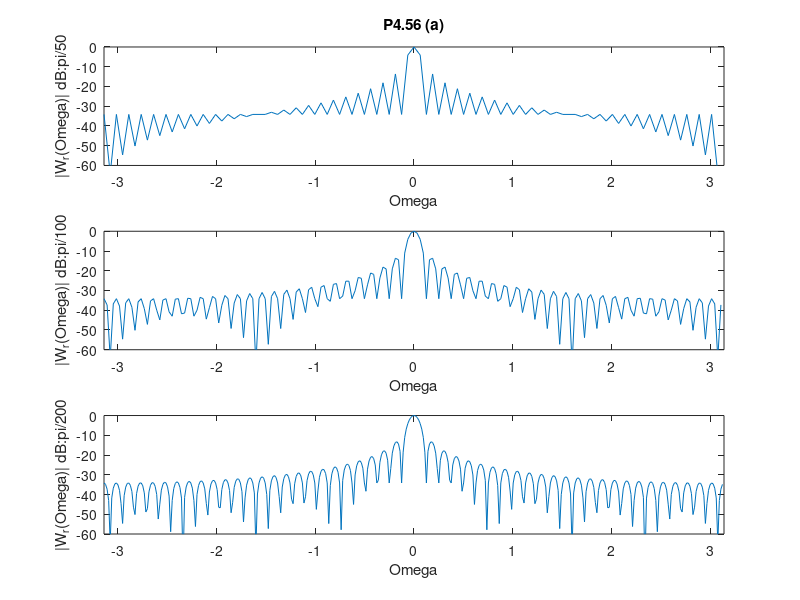
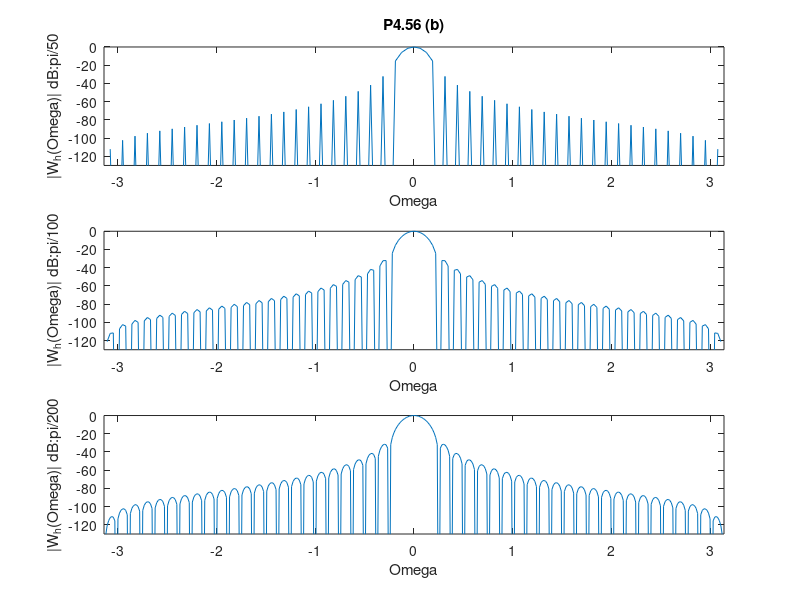
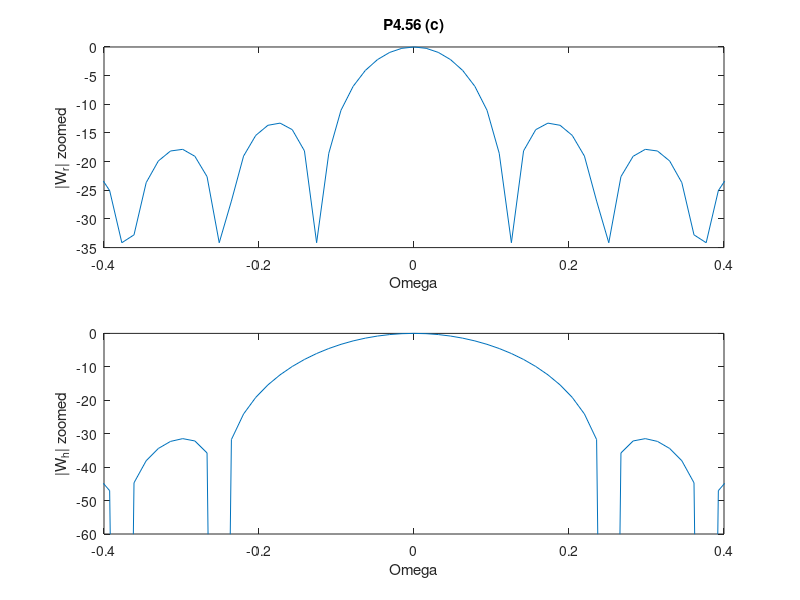
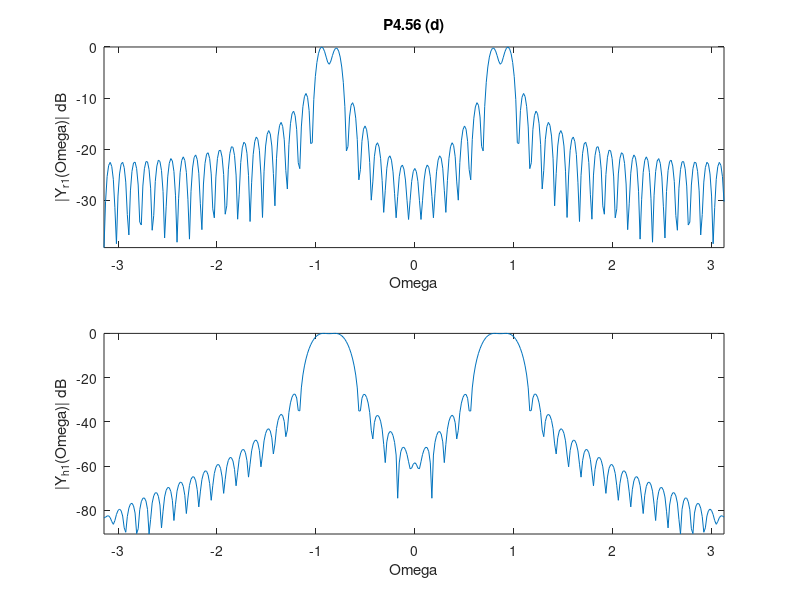

Reproduce these figures in MATLAB, in order.
 %% PROBLEM 4.56 : 
 %% ============== 

 %% Note : All dB plots are normalized with respect to the absolute maximum. 

 %% Part (a) : Rectangular window : 
 %% =============================== 
 clc
 close all
 clear all
 
 M=50; 
 wr=ones(1,M+1); 

 % Interval pi/50 : 
 Omega=[-pi:pi/50:pi-pi/50]; 
 Wr=fftshift(fft(wr,100)); 

 figure(1) 
 subplot(3,1,1) 
 plot(Omega,20*log10(abs(Wr)/max(abs(Wr)))),title('P4.56 (a)') 
 xlabel('Omega'),ylabel('|W_r(Omega)| dB:pi/50'),axis([-pi pi -60 0]) 

 % Interval pi/100 : 
 Omega=[-pi:pi/100:pi-pi/100]; 
 Wr=fftshift(fft(wr,200)); 

 subplot(3,1,2) 
 plot(Omega,20*log10(abs(Wr)/max(abs(Wr)))) 
 xlabel('Omega'),ylabel('|W_r(Omega)| dB:pi/100'),axis([-pi pi -60 0]) 

 % Interval pi/200 : 
 Omega=[-pi:pi/200:pi-pi/200]; 
 Wr=fftshift(fft(wr,400)); 

 subplot(3,1,3) 
 plot(Omega,20*log10(abs(Wr)/max(abs(Wr)))) 
 xlabel('Omega'),ylabel('|W_r(Omega)| dB:pi/200'),axis([-pi pi -60 0]) 

 print P4_56_1.eps 


 %% Part (b) : Hanning window : 
 %% =========================== 
 M=50; 
 wh=0.5-0.5*cos(2*pi*[0:M]/M); 

 % Interval pi/50 : 
 Omega=[-pi:pi/50:pi-pi/50]; 
 Wh=fftshift(fft(wh,100)); 

 figure(2) 
 subplot(3,1,1) 
 plot(Omega,20*log10(abs(Wh)/max(abs(Wh)))),title('P4.56 (b)') 
 xlabel('Omega'),ylabel('|W_h(Omega)| dB:pi/50'),axis([-pi pi -130 0]) 

 % Interval pi/100 : 
 Omega=[-pi:pi/100:pi-pi/100]; 
 Wh=fftshift(fft(wh,200)); 

 subplot(3,1,2) 
 plot(Omega,20*log10(abs(Wh)/max(abs(Wh)))) 
 xlabel('Omega'),ylabel('|W_h(Omega)| dB:pi/100'),axis([-pi pi -130 0]) 

 % Interval pi/200 : 
 Omega=[-pi:pi/200:pi-pi/200]; 
 Wh=fftshift(fft(wh,400)); 

 subplot(3,1,3) 
 plot(Omega,20*log10(abs(Wh)/max(abs(Wh)))) 
 xlabel('Omega'),ylabel('|W_h(Omega)| dB:pi/200'),axis([-pi pi -130 0]) 

 print P4_56_2.eps 


 %% Part (c) : pi/200 interval zoomed : 
 %% =================================== 
 figure(3) 
 subplot(2,1,1) 
 plot(Omega,20*log10(abs(Wr)/max(abs(Wr)))),title('P4.56 (c)') 
 xlabel('Omega'),ylabel('|W_r| zoomed'),axis([-.4 .4 -35 0]) 

 subplot(2,1,2) 
 plot(Omega,20*log10(abs(Wh)/max(abs(Wh)))) 
 xlabel('Omega'),ylabel('|W_h| zoomed'),axis([-.4 .4 -60 0]) 

 print P4_56_3.eps 


 %% Part (d) : 
 %% ========== 
 x1=cos(26*pi*[0:M]/100) + cos(29*pi*[0:M]/100); 
 yr1=x1.*wr;  yh1=x1.*wh; 
 Yr1=fftshift(fft(yr1,400));   Yh1=fftshift(fft(yh1,400)); 

 figure(4) 
 subplot(2,1,1) 
 plot(Omega,20*log10(abs(Yr1)/max(abs(Yr1)))),title('P4.56 (d)') 
 xlabel('Omega'),ylabel('|Y_r_1(Omega)| dB'),axis tight 

 subplot(2,1,2) 
 plot(Omega,20*log10(abs(Yh1)/max(abs(Yh1)))) 
 xlabel('Omega'),ylabel('|Y_h_1(Omega)| dB'),axis tight 

 print P4_56_4.eps 


 %% Part (e) : 
 %% ========== 
 x2=cos(26*pi*[0:M]/100) + .02*cos(51*pi*[0:M]/100); 
 yr2=x2.*wr;  yh2=x2.*wh; 
 Yr2=fftshift(fft(yr2,400));   Yh2=fftshift(fft(yh2,400)); 

 figure(5) 
 subplot(2,1,1) 
 plot(Omega,20*log10(abs(Yr2)/max(abs(Yr2)))),title('P4.56 (e)') 
 xlabel('Omega'),ylabel('|Y_r_2(Omega)| dB'),axis tight 

 subplot(2,1,2) 
 plot(Omega,20*log10(abs(Yh2)/max(abs(Yh2)))) 
 xlabel('Omega'),ylabel('|Y_h_2(Omega)| dB'),axis tight 

 print P4_56_5.eps 